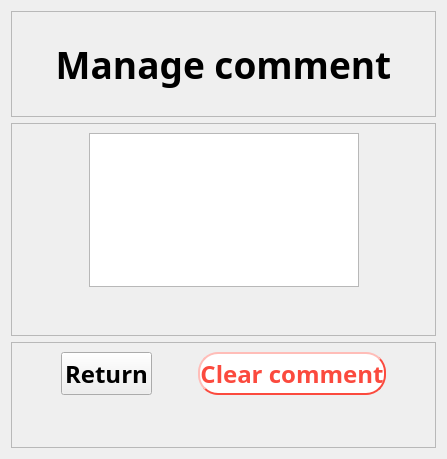
           <widget class="QWidget" name="comment_page18">
            <layout class="QVBoxLayout" name="verticalLayout_33">
             <item>
              <layout class="QVBoxLayout" name="verticalLayout_32" stretch="1,2,1">
               <item>
                <widget class="QFrame" name="frame_52">
                 <property name="frameShape">
                  <enum>QFrame::StyledPanel</enum>
                 </property>
                 <property name="frameShadow">
                  <enum>QFrame::Raised</enum>
                 </property>
                 <layout class="QGridLayout" name="gridLayout_106">
                  <item row="0" column="0">
                   <layout class="QGridLayout" name="gridLayout_105">
                    <item row="0" column="0">
                     <widget class="QLabel" name="label_48">
                      <property name="font">
                       <font>
                        <family>Bahnschrift SemiBold</family>
                        <pointsize>28</pointsize>
                        <weight>75</weight>
                        <bold>true</bold>
                       </font>
                      </property>
                      <property name="text">
                       <string>Manage comment</string>
                      </property>
                      <property name="alignment">
                       <set>Qt::AlignCenter</set>
                      </property>
                     </widget>
                    </item>
                   </layout>
                  </item>
                 </layout>
                </widget>
               </item>
               <item>
                <widget class="QFrame" name="frame_51">
                 <property name="frameShape">
                  <enum>QFrame::StyledPanel</enum>
                 </property>
                 <property name="frameShadow">
                  <enum>QFrame::Raised</enum>
                 </property>
                 <layout class="QGridLayout" name="gridLayout_108">
                  <item row="0" column="0">
                   <layout class="QGridLayout" name="gridLayout_107" rowstretch="4,1" columnstretch="1,4,1">
                    <item row="0" column="1">
                     <widget class="QTextBrowser" name="comment">
                      <property name="font">
                       <font>
                        <family>Bahnschrift SemiBold</family>
                        <pointsize>18</pointsize>
                        <weight>75</weight>
                        <bold>true</bold>
                       </font>
                      </property>
                     </widget>
                    </item>
                    <item row="0" column="0">
                     <spacer name="horizontalSpacer_72">
                      <property name="orientation">
                       <enum>Qt::Horizontal</enum>
                      </property>
                      <property name="sizeHint" stdset="0">
                       <size>
                        <width>40</width>
                        <height>20</height>
                       </size>
                      </property>
                     </spacer>
                    </item>
                    <item row="0" column="2">
                     <spacer name="horizontalSpacer_73">
                      <property name="orientation">
                       <enum>Qt::Horizontal</enum>
                      </property>
                      <property name="sizeHint" stdset="0">
                       <size>
                        <width>40</width>
                        <height>20</height>
                       </size>
                      </property>
                     </spacer>
                    </item>
                    <item row="1" column="1">
                     <spacer name="verticalSpacer_43">
                      <property name="orientation">
                       <enum>Qt::Vertical</enum>
                      </property>
                      <property name="sizeHint" stdset="0">
                       <size>
                        <width>20</width>
                        <height>40</height>
                       </size>
                      </property>
                     </spacer>
                    </item>
                   </layout>
                  </item>
                 </layout>
                </widget>
               </item>
               <item>
                <widget class="QFrame" name="frame_50">
                 <property name="frameShape">
                  <enum>QFrame::StyledPanel</enum>
                 </property>
                 <property name="frameShadow">
                  <enum>QFrame::Raised</enum>
                 </property>
                 <layout class="QGridLayout" name="gridLayout_110">
                  <item row="0" column="0">
                   <layout class="QGridLayout" name="gridLayout_109" rowstretch="1,1" columnstretch="2,4,2,4,2">
                    <item row="0" column="0">
                     <spacer name="horizontalSpacer_74">
                      <property name="orientation">
                       <enum>Qt::Horizontal</enum>
                      </property>
                      <property name="sizeHint" stdset="0">
                       <size>
                        <width>40</width>
                        <height>20</height>
                       </size>
                      </property>
                     </spacer>
                    </item>
                    <item row="0" column="3">
                     <widget class="QPushButton" name="clear_comment_to_op_su_page">
                      <property name="sizePolicy">
                       <sizepolicy hsizetype="Minimum" vsizetype="Expanding">
                        <horstretch>0</horstretch>
                        <verstretch>0</verstretch>
                       </sizepolicy>
                      </property>
                      <property name="font">
                       <font>
                        <family>Bahnschrift SemiBold</family>
                        <pointsize>18</pointsize>
                        <weight>75</weight>
                        <bold>true</bold>
                       </font>
                      </property>
                      <property name="styleSheet">
                       <string notr="true">QPushButton{background-color: rgb(255,255,255); border-radius:20px; color:rgb(251, 74, 62);border-width:2px;border-color:rgb(251, 74, 62);border-style:outset;}</string>
                      </property>
                      <property name="text">
                       <string>Clear comment</string>
                      </property>
                     </widget>
                    </item>
                    <item row="0" column="2">
                     <spacer name="horizontalSpacer_75">
                      <property name="orientation">
                       <enum>Qt::Horizontal</enum>
                      </property>
                      <property name="sizeHint" stdset="0">
                       <size>
                        <width>40</width>
                        <height>20</height>
                       </size>
                      </property>
                     </spacer>
                    </item>
                    <item row="0" column="1">
                     <widget class="QPushButton" name="to_manage_order_page">
                      <property name="sizePolicy">
                       <sizepolicy hsizetype="Minimum" vsizetype="Expanding">
                        <horstretch>0</horstretch>
                        <verstretch>0</verstretch>
                       </sizepolicy>
                      </property>
                      <property name="font">
                       <font>
                        <family>Bahnschrift SemiBold</family>
                        <pointsize>18</pointsize>
                        <weight>75</weight>
                        <bold>true</bold>
                       </font>
                      </property>
                      <property name="text">
                       <string>Return</string>
                      </property>
                     </widget>
                    </item>
                    <item row="0" column="4">
                     <spacer name="horizontalSpacer_76">
                      <property name="orientation">
                       <enum>Qt::Horizontal</enum>
                      </property>
                      <property name="sizeHint" stdset="0">
                       <size>
                        <width>40</width>
                        <height>20</height>
                       </size>
                      </property>
                     </spacer>
                    </item>
                    <item row="1" column="1">
                     <spacer name="verticalSpacer_44">
                      <property name="orientation">
                       <enum>Qt::Vertical</enum>
                      </property>
                      <property name="sizeHint" stdset="0">
                       <size>
                        <width>20</width>
                        <height>40</height>
                       </size>
                      </property>
                     </spacer>
                    </item>
                   </layout>
                  </item>
                 </layout>
                </widget>
               </item>
              </layout>
             </item>
            </layout>
           </widget>
